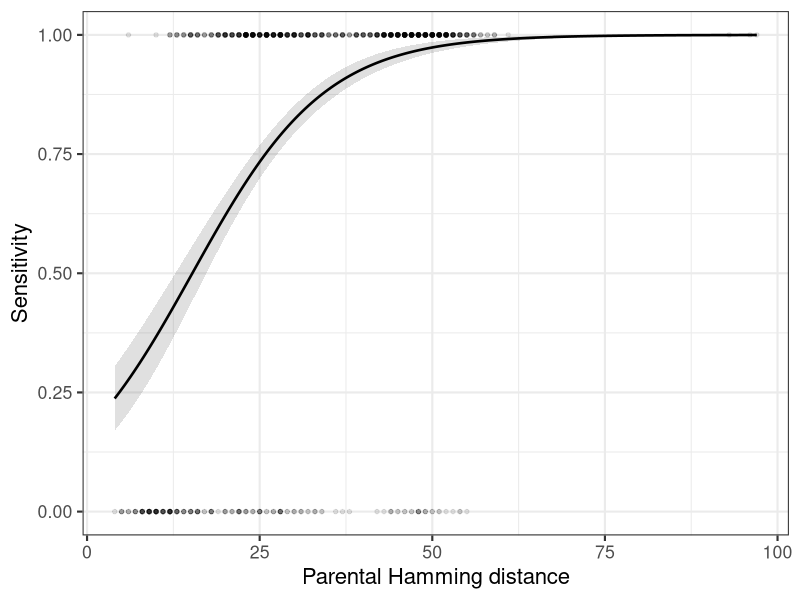

The R script that drew this image:
library(ggplot2)
library(dplyr)
library(broom)

df <- read.csv("output/parent_dist_and_detection.csv")

fit <- glm(detected ~ parent_dist, data = df, family = binomial())

summary(fit)

# Prediction grid + 95% CI on the link scale, then transform via plogis
grid <- tibble(parent_dist = seq(min(df$parent_dist), max(df$parent_dist), length.out = 200))
pred <- predict(fit, newdata = grid, type = "response", se.fit = TRUE)

level <- 0.95
crit  <- qnorm((1 + level) / 2)

grid <- grid %>%
  mutate(
    fit_prob = pred$fit,
    lwr      = pred$fit - crit * pred$se.fit,
    upr      = pred$fit + crit * pred$se.fit
  )

# Plot
p <- ggplot(df, aes(parent_dist, detected)) +
  geom_point(alpha = 0.10, size = 1.2) +
  geom_ribbon(data = grid, aes(x = parent_dist, ymin = lwr, ymax = upr), inherit.aes = FALSE, alpha = 0.15) +
  geom_line(data = grid, aes(x = parent_dist, y = fit_prob), linewidth = 0.9) +
  labs(x = "Parental Hamming distance", y = "Sensitivity") +
  coord_cartesian(ylim = c(0, 1)) +
  theme_bw(base_size = 16)

ggsave("figs/sens_vs_parentdist_ggplot.png", p, width = 6, height = 4, dpi = 300)

# (Optional) Odds ratios table to mirror your Python printout
tidy(fit, conf.int = TRUE, exponentiate = TRUE) %>%
  select(term, estimate, conf.low, conf.high)
